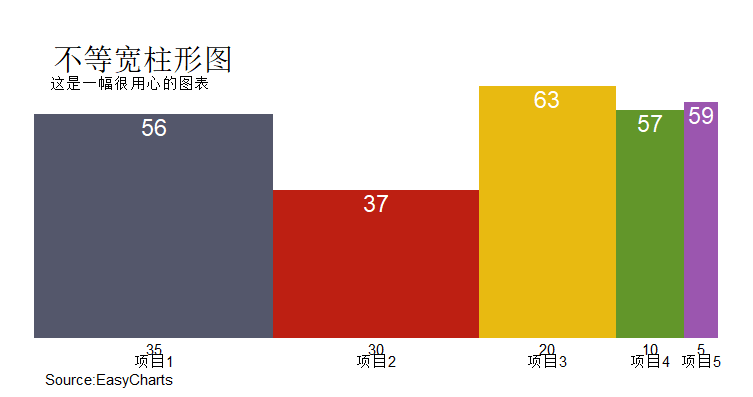

This figure's R source:
#不等宽柱形图（用柱形图的横坐标值代表的销量多少，纵坐标代表销售额，面积代表价值也就是瘦高的越好）
library(ggplot2)
library(scales)
library(ggmap)
mydata<-data.frame(Name=paste0("项目",1:5),Scale=c(35,30,20,10,5),ARPU=c(56,37,63,57,59))

#找出每个变量的横坐标的值
#构造矩形X轴的起点（最小点） 也就是每一个柱的起始点（累计和）
mydata$xmin<-0
for (i in 2:5){
  mydata$xmin[i]<-sum(mydata$Scale[1:i-1])
}
#构造矩形X轴的终点（最大点） 也就是每一个柱的终止点
for (i in 1:5){
  mydata$xmax[i]<-sum(mydata$Scale[1:i])
}
#构造数据标签的横坐标：
for (i in 1:5){
  mydata$label[i]<-sum(mydata$Scale[1:i])-mydata$Scale[i]/2
}

#画图
windowsFonts(myFont = windowsFont("微软雅黑"))

ggplot(mydata)+
  geom_rect(aes(xmin=xmin,xmax=xmax,ymin=0,ymax=ARPU,fill=Name))+
  scale_fill_manual(values=c("#54576B","#BD1F12","#E8BA11","#62962A","#9B56AF"))+
  geom_text(aes(x=label,y=ARPU-3,label=ARPU),size=6,col="white",family="myFont")+
  geom_text(aes(x=label,y=-2.5,label=Scale),size=4,col="black",family="myFont")+
  geom_text(aes(x=label,y=-5.5,label=Name),size=4,col="black",family="myFont")+
  annotate("text",x=16,y=70,label="不等宽柱形图",size=8,family="myFont")+  
  annotate("text",x=14,y=64,label="这是一幅很用心的图表",size=4,family="myFont")+ 
  annotate("text",x=11,y=-9.8,label="Source:EasyCharts",size=4,family="myFont")+ 
  ylim(-10,80)+
  theme_nothing()
